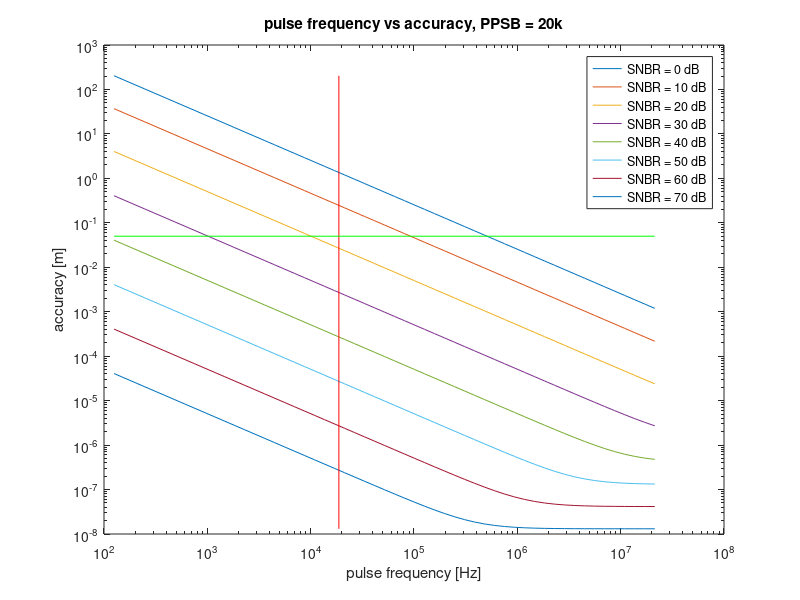

MATLAB code to generate this figure:
clear all;
close;
clc;

%init
laser_FWHM = 235e-12; % [s]
n = 4e6;

%immediate derivations
sigma_s = laser_FWHM;

% hold on;

for j=1:8
    
s = n*10^(j-1);
for i=1:55
 
    tpulse = 0.8^(i)*1e-2;
    fpulse(i,j) = 1/tpulse; % [s]
    
    sigma_n = tpulse/sqrt(12);
    
    accuracy(i,j) = 3e8/2*(2.35*sqrt(s*sigma_s^2+n*sigma_n^2)/(s+n));

%     fprintf('\n');
%     fprintf('FWHM = %f ns\n', FWHM(i,j)*1e9);
%     fprintf('fpulse = %f kHz\n', fpulse(i,j)*1e-3);
%     fprintf('tpulse = %d \n', tpulse);

end


loglog(fpulse(:,j), accuracy(:,j));
hold on;


end

ToF = 53.3e-6;
fToF = round(1/ToF);
hline = 0.05;

line([18750 18750],[min(min(accuracy)), max(max(accuracy))],'Color',[1 0 0]); % single frequency line
line([min(min(fpulse)), max(max(fpulse))],[hline,hline],'Color',[0 1 0]); % single frequency line

% line([2000 2200],[0, 100])%,'Color',[1 0 0]); % single frequency line
% line([0, max(max(fpulse))],[accuracy,accuracy],'Color',[0 1 0]); % single frequency line
ylabel('accuracy [m]');
xlabel('pulse frequency [Hz]');
legend('SNBR = 0 dB','SNBR = 10 dB','SNBR = 20 dB','SNBR = 30 dB','SNBR = 40 dB','SNBR = 50 dB','SNBR = 60 dB','SNBR = 70 dB');
title('pulse frequency vs accuracy, PPSB = 20k');
hold off;

print('fpluse_vs_accuracy','-depsc');

